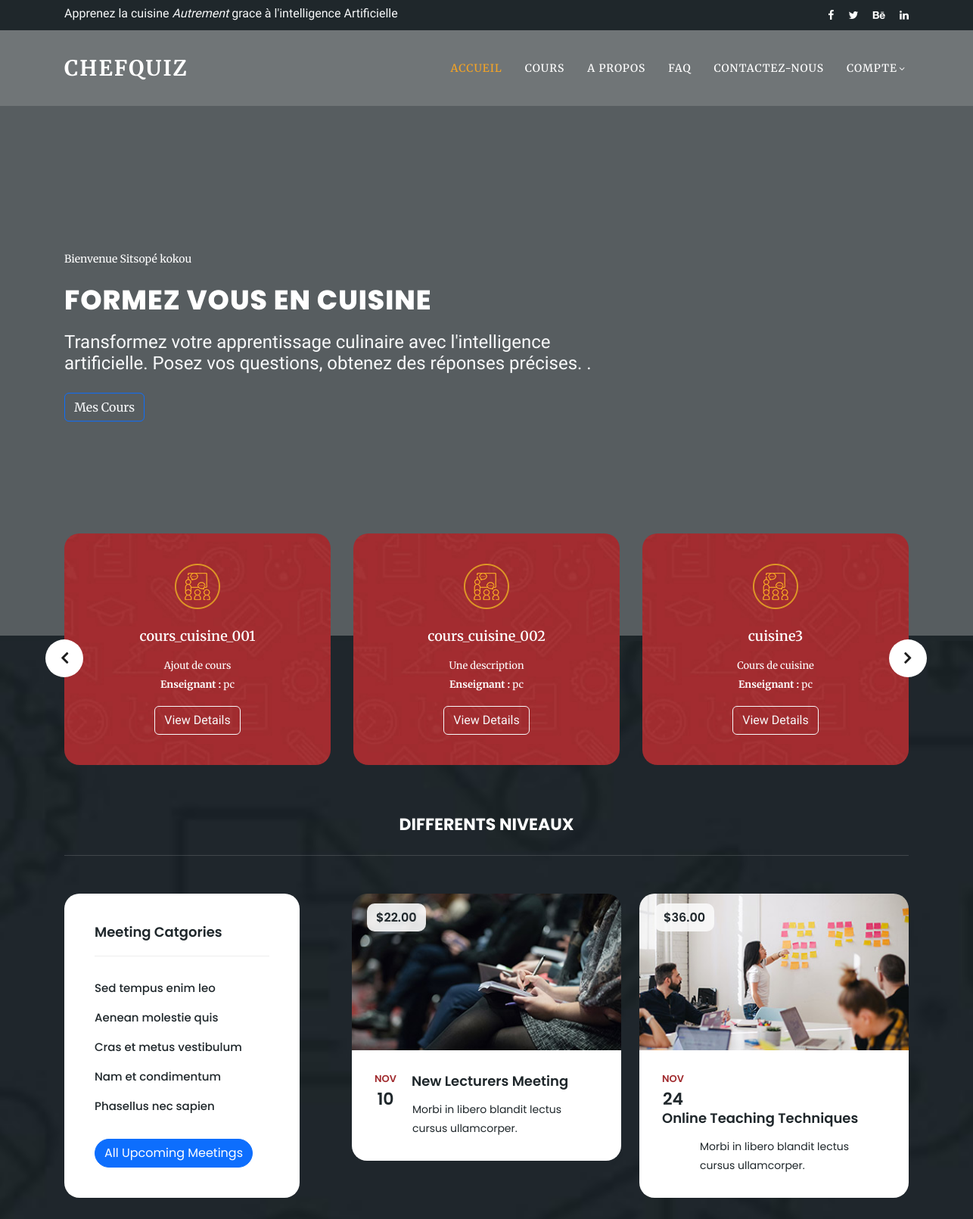
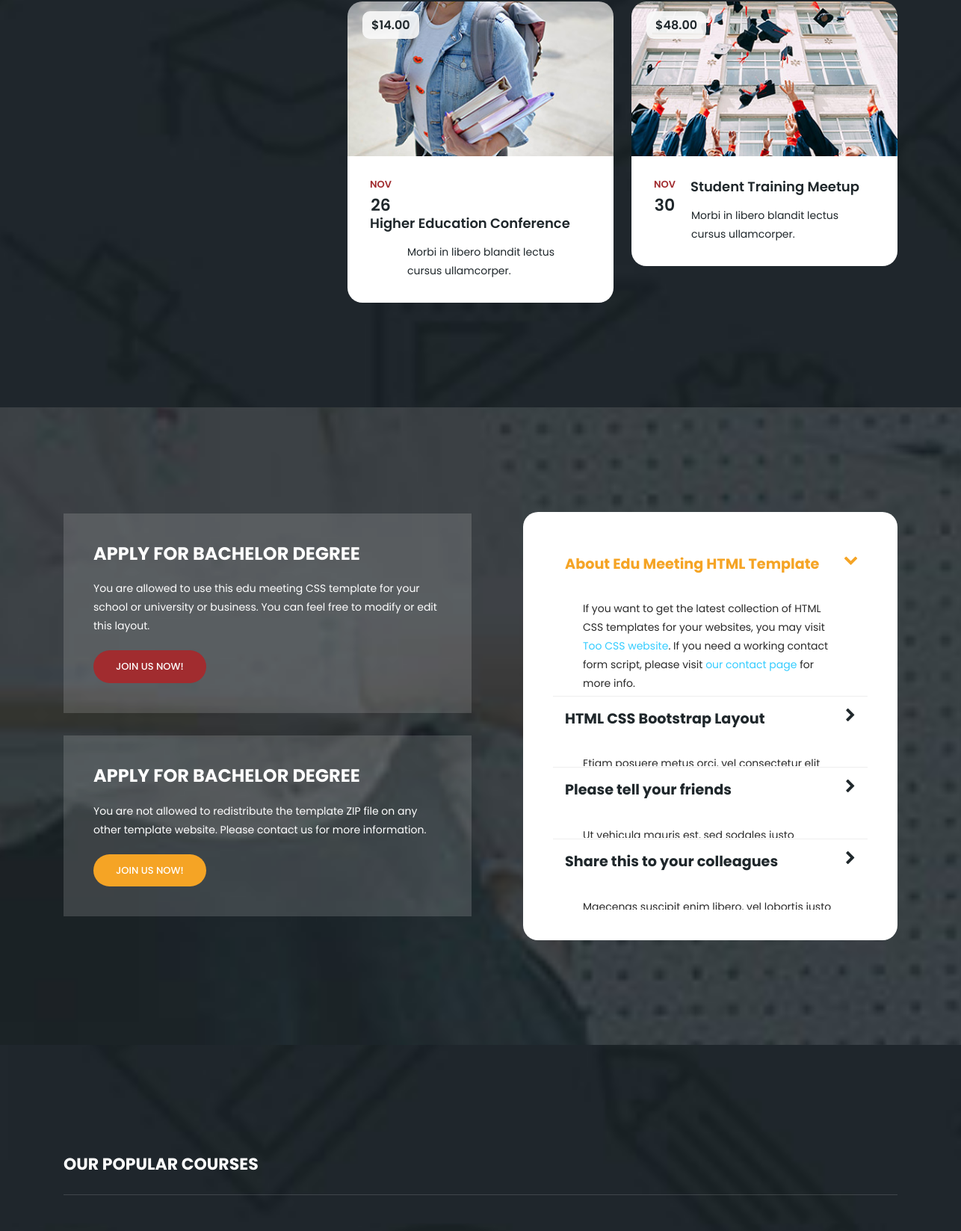
The page / (signed in, upper part) on the database its author committed (2 pictures, top to bottom).
### lessons/models.py (models this page shows)
class Cours(models.Model):
    title = models.CharField(max_length=255)
    description  = models.CharField(max_length=255)
    file = models.FileField(upload_to=clean_filename)
    professeur = models.ForeignKey(Professeur, on_delete=models.CASCADE)
    etudiant = models.ManyToManyField(Etudiant)
    def __str__(self):
        return self.title

class Professeur(models.Model):
    username = models.OneToOneField(User, on_delete=models.CASCADE)
    numero_de_carte = models.CharField(max_length=20, unique=True, blank=True, null=True)  # Numéro de carte étudiant
    phone = models.CharField(max_length=15, blank=True, null=True)  # Téléphone
    nom = models.CharField(max_length=100, null = False, blank= False)
    email = models.EmailField(max_length=100, null = False, blank= False)
    def __str__(self):
        return f"{self.username.username}"

### lessons/views.py (the view)
# urls.py: path('', views.index, name='index'),
@login_required
def index(request):
    cours = []
    context = {}
    if request.user.is_staff:
        prof = Professeur.objects.get(username = request.user)
        cours = Cours.objects.filter(professeur=prof)
        context = {'is_staff': request.user.is_staff, 'cours': cours}
    else:
        progress_percentage=0
        cours = Cours.objects.all()
        etudiant = Etudiant.objects.get(username = request.user)
        try:
            progress_percentage = etudiant.calculate_progress()
        except:
            pass
        context = {'progress_percentage': round(progress_percentage, 2),
                   'is_staff': request.user.is_staff,
                   'cours': cours}
    print(cours)
    return render(request, "index.html", context)

### lessons/models.py (called while the page is built)
    def calculate_progress(self):
        total_score = sum(score['score'] for score in self.scores)
        max_score = sum(score['max_score'] for score in self.scores)
        return (total_score / max_score) * 100 if max_score > 0 else 0

### templates/index.html (shortened to what this page needs)
<!doctype html>
{% load static %}
  <head>
    <link href="https://cdn.jsdelivr.net/npm/bootstrap@5.2.3/dist/css/bootstrap.min.css" rel="stylesheet"
>
<link rel="stylesheet" href="https://cdnjs.cloudflare.com/ajax/libs/font-awesome/5.13.0/css/all.min.css">
    <link rel="stylesheet" href="{% static 'assets/css/fontawesome.css' %}">
    <link rel="stylesheet" href="{% static 'assets/css/templatemo-edu-meeting.css' %}">
    <link rel="stylesheet" href="{% static 'assets/css/owl.css' %}">
    <link rel="stylesheet" href="{% static 'assets/css/lightbox.css' %}">
</head>
<body>
 <div class="sub-header">
  <div class="container">
    <div class="row">
      <div class="col-lg-8 col-sm-8">
        <div class="left-content pt-2">
          <h6 class="redressed text-light">Apprenez la cuisine <em>Autrement</em> grace à l'intelligence Artificielle</h6>
        </div>
      </div>
      <div class="col-lg-4 col-sm-4">
        <div class="right-icons">
          <ul>
            <li><a href="#"><i class="fa fa-facebook"></i></a></li>
            <li><a href="#"><i class="fa fa-twitter"></i></a></li>
            <li><a href="#"><i class="fa fa-behance"></i></a></li>
            <li><a href="#"><i class="fa fa-linkedin"></i></a></li>
          </ul>
        </div>
      </div>
    </div>
  </div>
</div>
 <header class="header-area header-sticky">
  <div class="container">
      <div class="row">
          <div class="col-12">
              <nav class="main-nav">
                  <a href="{% url 'index' %}" class="logo merriweather">
                     ChefQuiz
                  </a>
                  <ul class="nav merriweather">
                      <li class="scroll-to-section"><a href="{% url 'index' %}" class="active">Accueil</a></li>
                      <li><a href="{% url 'lescours' %}" class="merriweather">Cours</a></li>
                      <li class="scroll-to-section"><a href="#apply">A propos</a></li>
                      <li class="scroll-to-section1"><a href="{% url 'faquestion' %}">FAQ</a></li>
                      <li class="scroll-to-section"><a href="#contact">Contactez-nous</a></li>
                      <li class="has-sub">
                        <a href="javascript:void(0)">Compte</a>
                    </li>
                  </ul>
              </nav>
          </div>
      </div>
  </div>
</header>
<section class="section main-banner" id="top" data-section="section1">
    <video autoplay muted loop id="bg-video">
        <source src="{% static 'assets/images/cuisine.mp4' %}" type="video/mp4" />
    </video>
    <div class="video-overlay header-text">
        <div class="container">
            <div class="row">
                <div class="col-lg-12">
                    <div class="caption">
                        <p class="merriweather">Bienvenue {{user.first_name}}</p>
                        <h2>Formez vous  en cuisine</h2>
                        <h4 class="redressed text-light" style="">Transformez votre apprentissage culinaire avec l'intelligence  </h4>
                        <h4 class="redressed text-light">artificielle. Posez vos questions, obtenez des réponses précises.
                            .
                            </h4>
                        <div class="main-button-red1 mt-3 ">
                            <div class="scroll-to-section1">
                              <div class="btn-toolbar mt-4 merriweather" role="toolbar" aria-label="Toolbar with button groups">
                                <div class="btn-group me-2" role="group" aria-label="First group">
                                  <a  href="#mescours" type="button" class="btn btn-outline-primary text-light ">Mes Cours</a>
                                </div>
                              </div>
                              </div>
                        </div>
                    </div>
                </div>
            </div>
        </div>
    </div>
</section>
  <section class="services" id="mescours">
    <div class="container merriweather">
      <div class="row">
        <div class="col-lg-12">
          <div class="owl-service-item owl-carousel">
           {% for cour in cours %}
            <div class="item">
              <div class="icon">
                <img src="{% static 'assets/images/service-icon-01.png' %}" alt="add">
              </div>
              <div class="down-content">
                <h4>{{cour.title}}</h4>
                <p>{{cour.description}}</p>
                <p><strong>Enseignant : </strong> {{cour.professeur}}</p>
                <div class="card-footer mt-3">
                  <a href="{% url 'course_details' cour.id %}" class="btn btn-outline-light redressed">View Details</a>
                </div>
              </div>
            </div>
            {% endfor %}
          </div>
        </div>
      </div>
    </div>
  </section>
  <section class="upcoming-meetings" id="meetings">
    <div class="container">
      <div class="row">
        <div class="col-lg-12">
          <div class="section-heading">
            <h2>Differents Niveaux</h2>
          </div>
        </div>
        <div class="col-lg-4">
          <div class="categories">
            <h4>Meeting Catgories</h4>
            <ul>
              <li><a href="#">Sed tempus enim leo</a></li>
              <li><a href="#">Aenean molestie quis</a></li>
              <li><a href="#">Cras et metus vestibulum</a></li>
              <li><a href="#">Nam et condimentum</a></li>
              <li><a href="#">Phasellus nec sapien</a></li>
            </ul>
            <div class="main-button-red1">
              <a href="meetings.html" class="mt-3 btn btn-primary" style="border-radius: 4em;">All Upcoming Meetings</a>
            </div>
          </div>
        </div>
        <div class="col-lg-8">
          <div class="row">
            <div class="col-lg-6">
              <div class="meeting-item">
                <div class="thumb">
                  <div class="price">
                    <span>$22.00</span>
                  </div>
                  <a href="meeting-details.html">
                    <img src="{% static 'assets/images/meeting-01.jpg' %}" alt="New Lecturer Meeting"></a>
                </div>
                <div class="down-content">
                  <div class="date">
                    <h6>Nov <span>10</span></h6>
                  </div>
                  <a href="meeting-details.html"><h4>New Lecturers Meeting</h4></a>
                  <p>Morbi in libero blandit lectus<br>cursus ullamcorper.</p>
                </div>
              </div>
            </div>
            <div class="col-lg-6">
              <div class="meeting-item">
                <div class="thumb">
                  <div class="price">
                    <span>$36.00</span>
                  </div>
                  <a href="meeting-details.html"><img src="{% static 'assets/images/meeting-02.jpg' %}" alt="Online Teaching"></a>
                </div>
                <div class="down-content">
                  <div class="date">
                    <h6>Nov <span>24</span></h6>
                  </div>
                  <a href="meeting-details.html"><h4>Online Teaching Techniques</h4></a>
                  <p>Morbi in libero blandit lectus<br>cursus ullamcorper.</p>
                </div>
              </div>
            </div>
            <div class="col-lg-6">
              <div class="meeting-item">
                <div class="thumb">
                  <div class="price">
                    <span>$14.00</span>
                  </div>
                  <a href="meeting-details.html"><img src="{% static 'assets/images/meeting-03.jpg' %}" alt="Higher Education"></a>
                </div>
                <div class="down-content">
                  <div class="date">
                    <h6>Nov <span>26</span></h6>
                  </div>
                  <a href="meeting-details.html"><h4>Higher Education Conference</h4></a>
                  <p>Morbi in libero blandit lectus<br>cursus ullamcorper.</p>
                </div>
              </div>
            </div>
            <div class="col-lg-6">
              <div class="meeting-item">
                <div class="thumb">
                  <div class="price">
                    <span>$48.00</span>
                  </div>
                  <a href="meeting-details.html"><img src="{% static 'assets/images/meeting-04.jpg' %}" alt="Student Training"></a>
                </div>
                <div class="down-content">
                  <div class="date">
                    <h6>Nov <span>30</span></h6>
                  </div>
                  <a href="meeting-details.html"><h4>Student Training Meetup</h4></a>
                  <p>Morbi in libero blandit lectus<br>cursus ullamcorper.</p>
                </div>
              </div>
            </div>
          </div>
        </div>
      </div>
    </div>
  </section>
  <section class="apply-now" id="apply">
    <div class="container">
      <div class="row">
        <div class="col-lg-6 align-self-center">
          <div class="row">
            <div class="col-lg-12">
              <div class="item">
                <h3>APPLY FOR BACHELOR DEGREE</h3>
                <p>You are allowed to use this edu meeting CSS template for your school or university or business. You can feel free to modify or edit this layout.</p>
                <div class="main-button-red">
                  <div class="scroll-to-section"><a href="#contact">Join Us Now!</a></div>
              </div>
              </div>
            </div>
            <div class="col-lg-12">
              <div class="item">
                <h3>APPLY FOR BACHELOR DEGREE</h3>
                <p>You are not allowed to redistribute the template ZIP file on any other template website. Please contact us for more information.</p>
                <div class="main-button-yellow">
                  <div class="scroll-to-section"><a href="#contact">Join Us Now!</a></div>
              </div>
              </div>
            </div>
          </div>
        </div>
        <div class="col-lg-6">
          <div class="accordions is-first-expanded">
            <article class="accordion">
                <div class="accordion-head">
                    <span>About Edu Meeting HTML Template</span>
                    <span class="icon">
                        <i class="icon fa fa-chevron-right"></i>
                    </span>
                </div>
                <div class="accordion-body">
                    <div class="content">
                        <p>If you want to get the latest collection of HTML CSS templates for your websites, you may visit <a rel="nofollow" href="https://www.toocss.com/" target="_blank">Too CSS website</a>. If you need a working contact form script, please visit <a href="https://templatemo.com/contact" target="_parent">our contact page</a> for more info.</p>
                    </div>
                </div>
            </article>
            <article class="accordion">
                <div class="accordion-head">
                    <span>HTML CSS Bootstrap Layout</span>
                    <span class="icon">
                        <i class="icon fa fa-chevron-right"></i>
                    </span>
                </div>
                <div class="accordion-body">
                    <div class="content">
                        <p>Etiam posuere metus orci, vel consectetur elit imperdiet eu. Cras ipsum magna, maximus at semper sit amet, eleifend eget neque. Nunc facilisis quam purus, sed vulputate augue interdum vitae. Aliquam a elit massa.<br><br>
                        </p>
                    </div>
                </div>
            </article>
            <article class="accordion">
                <div class="accordion-head">
                    <span>Please tell your friends</span>
                    <span class="icon">
                        <i class="icon fa fa-chevron-right"></i>
                    </span>
                </div>
                <div class="accordion-body">
                    <div class="content">
                        <p>Ut vehicula mauris est, sed sodales justo rhoncus eu. Morbi porttitor quam velit, at ullamcorper justo suscipit sit amet. Quisque at suscipit mi, non efficitur velit.<br><br>
                        Cras et tortor semper, placerat eros sit amet, porta est. Mauris porttitor sapien et quam volutpat luctus. Nullam sodales ipsum ac neque ultricies varius.</p>
                    </div>
                </div>
            </article>
            <article class="accordion last-accordion">
                <div class="accordion-head">
                    <span>Share this to your colleagues</span>
                    <span class="icon">
                        <i class="icon fa fa-chevron-right"></i>
                    </span>
                </div>
                <div class="accordion-body">
                    <div class="content">
                        <p>Maecenas suscipit enim libero, vel lobortis justo condimentum id. Interdum et malesuada fames ac ante ipsum primis in faucibus.<br><br>
                        Sed eleifend metus sit amet magna tristique, posuere laoreet arcu semper. Nulla pellentesque ut tortor sit amet maximus. In eu libero ullamcorper, semper nisi quis, convallis nisi.</p>
                    </div>
                </div>
            </article>
        </div>
        </div>
      </div>
    </div>
  </section>
  <section class="our-courses" id="courses">
    <div class="container">
      <div class="row">
        <div class="col-lg-12">
          <div class="section-heading">
            <h2>Our Popular Courses</h2>
          </div>
        </div>
      </div>
    </div>
  </section>
</body>
</html>

### templates/index.html (style rules this page uses)
.redressed { font-family: "Redressed", serif; }
.merriweather { font-family: "Merriweather", serif; }

### rows shown on the page
Cours: title "cours_cuisine_001", description "Ajout de cours", professeur "pc"
Cours: title "cours_cuisine_002", description "Une description", professeur "pc"
Cours: title "cuisine3", description "Cours de cuisine", professeur "pc"

### other values the page prints
{{ user.first_name }} "Sitsopé kokou"
